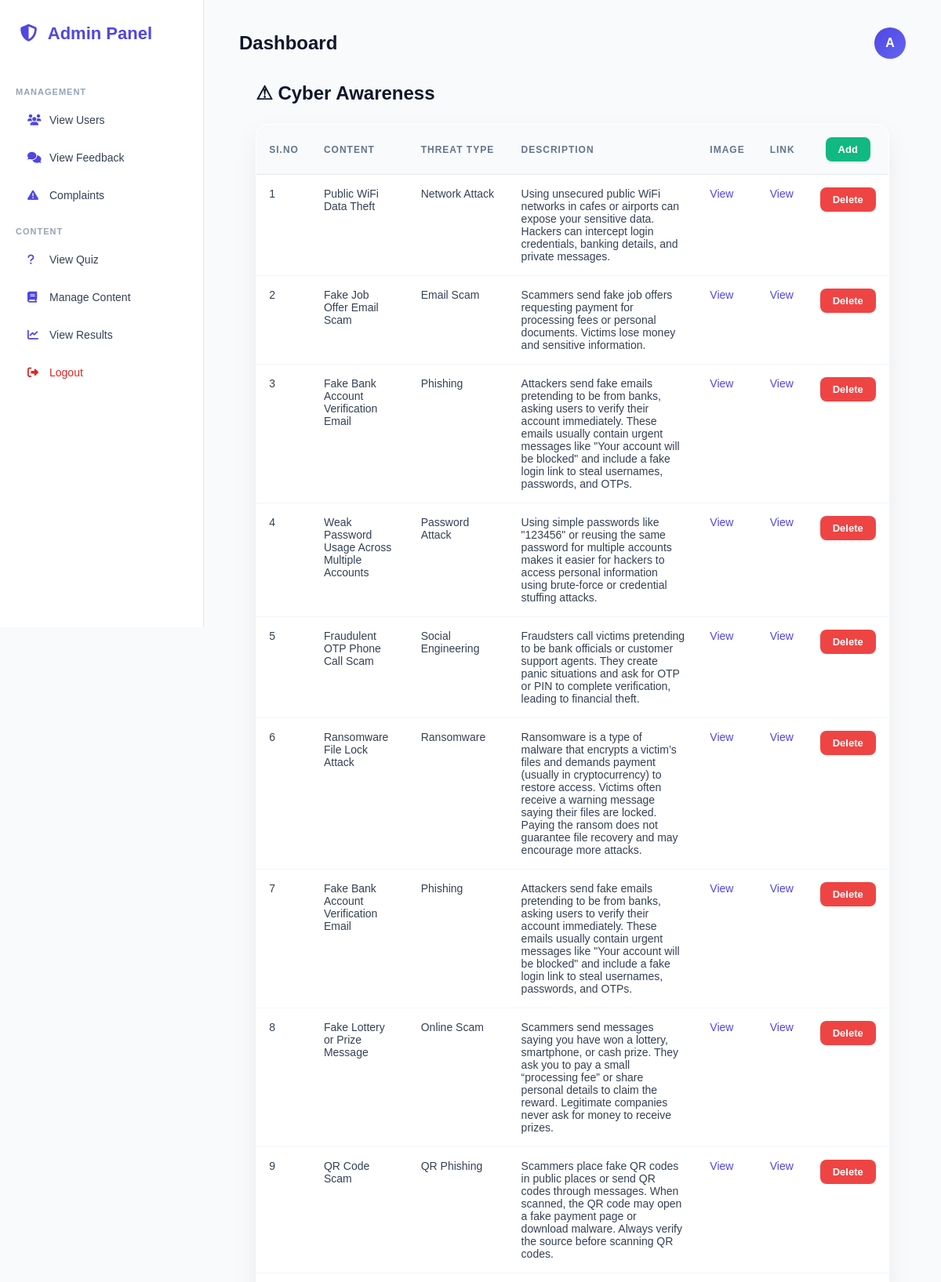
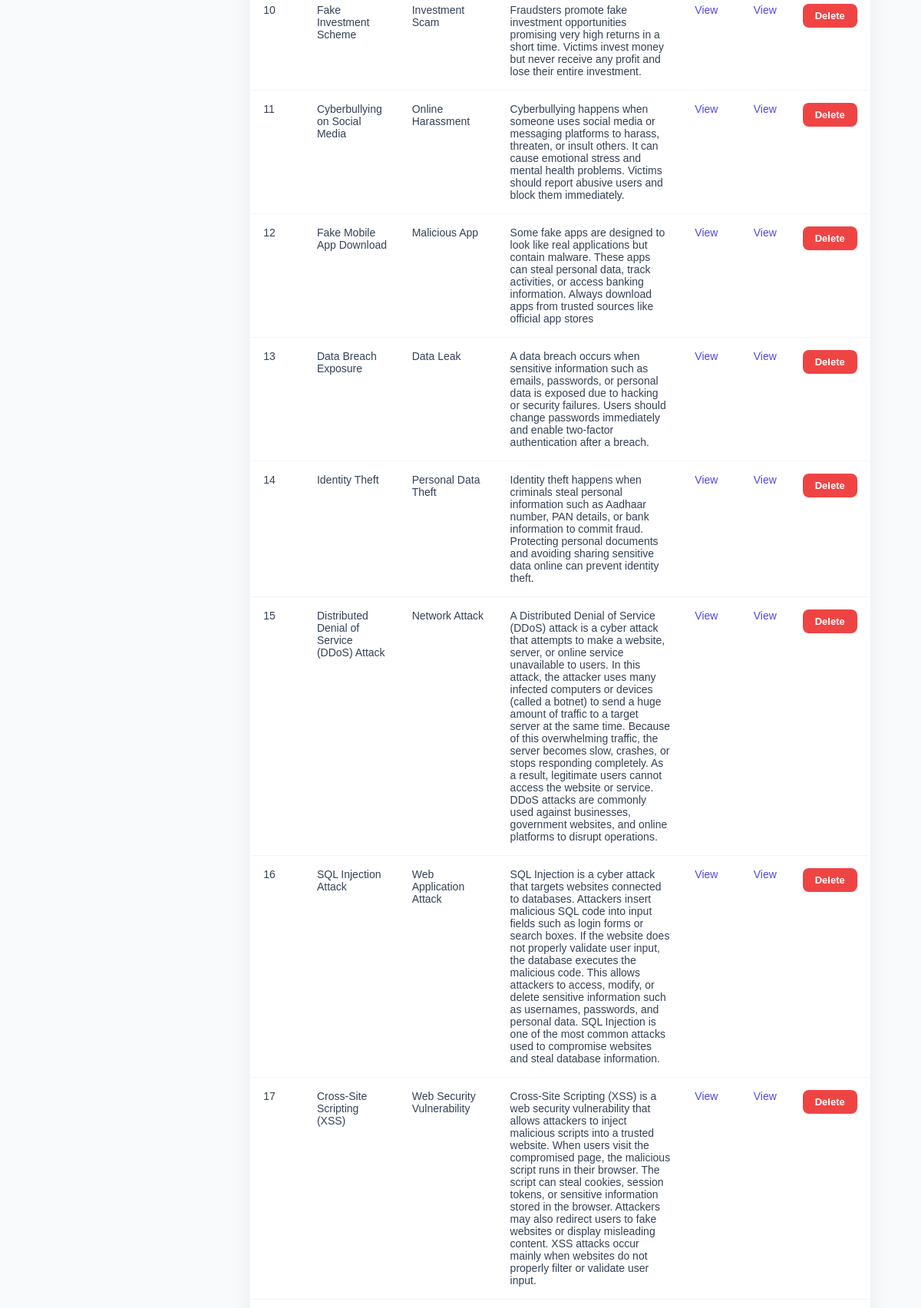
Page /add_manage_learn/ (upper part) on the committed database (2 pictures, top to bottom).
### CyberAwarnessGameApp/models.py (models this page shows)
class LearningTable(models.Model):
    image=models.FileField(upload_to='images/', null=True, blank=True)
    Content=models.CharField(max_length=200, blank=True, null=True)
    Description=models.CharField(max_length=1000, blank=True, null=True)
    ThreatType=models.CharField(max_length=200, blank=True, null=True)
    Link=models.CharField(max_length=200, blank=True, null=True)

### CyberAwarnessGameApp/views.py (the view)
# urls.py: path('add_manage_learn/', views.ViewContent.as_view(), name='add_manage_learn'),
class ViewContent(View):
    def get(self, request):
        Link=LearningTable.objects.all()
        return render(request,'add_manage_learn.html',{'w':Link})

### templates/add_manage_learn.html (shortened to what this page needs)
{% extends "admin_home.html" %}
{% block content %}
<h2>⚠ Cyber Awareness</h2>
<table>
    <tr>
        <th>SI.No</th>
        <th>Content</th>
        <th>Threat Type</th>
        <th>Description</th>
        <th>Image</th>
        <th>Link</th>
        <th>
            <a href="/Add_learn_modules">
                <button>Add</button>
            </a>
        </th>
    </tr>
    {% for i in w %}
    <tr>
        <td>{{ forloop.counter }}</td>
        <td>{{ i.Content }}</td>
        <td>{{ i.ThreatType }}</td>
        <td>{{ i.Description }}</td>
        <td>
            <a href="{{ i.image.url }}" target="_blank">View</a>
        </td>
        <td>
            <a href="{{ i.Link }}" target="_blank">View</a>
        </td>
        <td>
            <a href="/DeleteLink/{{ i.id }}">
                <button>Delete</button>
            </a>
        </td>
    </tr>
    {% endfor %}
</table>
{% endblock %}

### templates/admin_home.html (style rules this page uses)
* { margin: 0; padding: 0; box-sizing: border-box; font-family: 'Poppins', sans-serif; }
body { display: flex; background: #f8fafc; height: 100vh; color: #0f172a; }

### templates/add_manage_learn.html (style rules this page uses)
h2 { width: 95%; margin: 0 auto 25px auto; font-size: 24px; font-weight: 600; color: #0f172a; }
table { width: 95%; margin: auto; border-collapse: collapse; background: #ffffff; border-radius: 16px; overflow: hidden; border: 1px solid #e2e8f0; box-shadow: 0 12px 30px rgba(0, 0, 0, 0.06); }
th { background: #f8fafc; color: #64748b; padding: 16px; text-align: left; font-size: 12px; font-weight: 600; text-transform: uppercase; letter-spacing: 1px; border-bottom: 1px solid #e2e8f0; white-space: nowrap; }
th:last-child { text-align: center; }
td { padding: 16px; font-size: 14px; color: #334155; border-bottom: 1px solid #f1f5f9; vertical-align: top; }
td:last-child { text-align: center; }
tbody tr { transition: 0.2s ease; }
td a { color: #4f46e5; text-decoration: none; font-weight: 500; }
button { padding: 8px 16px; border-radius: 8px; border: none; cursor: pointer; font-size: 13px; font-weight: 600; transition: 0.2s ease; }
th button { background: #10b981; color: #ffffff; }
td button { background: #ef4444; color: #ffffff; }

### rows in the picture
LearningTable: Content "Public WiFi Data Theft", ThreatType "Network Attack", Description "Using unsecured public WiFi networks in cafes or airports can expose your sensitive data. Hackers can intercept login credentials, banking details, and private messages."
LearningTable: Content "Fake Job Offer Email Scam", ThreatType "Email Scam", Description "Scammers send fake job offers requesting payment for processing fees or personal documents. Victims lose money and sensitive information."
LearningTable: Content "Fake Bank Account Verification Email", ThreatType "Phishing", Description "Attackers send fake emails pretending to be from banks, asking users to verify their account immediately. These emails usually contain urgent messages like \"Your account will be blocked\" and include a fake login link to steal usernames, passwords, and OTPs."
LearningTable: Content "Weak Password Usage Across Multiple Accounts", ThreatType "Password Attack", Description "Using simple passwords like \"123456\" or reusing the same password for multiple accounts makes it easier for hackers to access personal information using brute-force or credential stuffing attacks."
LearningTable: Content "Fraudulent OTP Phone Call Scam", ThreatType "Social Engineering", Description "Fraudsters call victims pretending to be bank officials or customer support agents. They create panic situations and ask for OTP or PIN to complete verification, leading to financial theft."
LearningTable: Content "Ransomware File Lock Attack", ThreatType "Ransomware", Description "Ransomware is a type of malware that encrypts a victim’s files and demands payment (usually in cryptocurrency) to restore access. Victims often receive a warning message saying their files are locked. Paying the ransom does not guarantee file recovery and may encourage more attacks."
LearningTable: Content "Fake Bank Account Verification Email", ThreatType "Phishing", Description "Attackers send fake emails pretending to be from banks, asking users to verify their account immediately. These emails usually contain urgent messages like \"Your account will be blocked\" and include a fake login link to steal usernames, passwords, and OTPs."
LearningTable: Content "Fake Lottery or Prize Message", ThreatType "Online Scam", Description "Scammers send messages saying you have won a lottery, smartphone, or cash prize. They ask you to pay a small “processing fee” or share personal details to claim the reward. Legitimate companies never ask for money to receive prizes."
LearningTable: Content "QR Code Scam", ThreatType "QR Phishing", Description "Scammers place fake QR codes in public places or send QR codes through messages. When scanned, the QR code may open a fake payment page or download malware. Always verify the source before scanning QR codes."
LearningTable: Content "Fake Investment Scheme", ThreatType "Investment Scam", Description "Fraudsters promote fake investment opportunities promising very high returns in a short time. Victims invest money but never receive any profit and lose their entire investment."
LearningTable: Content "Cyberbullying on Social Media", ThreatType "Online Harassment", Description "Cyberbullying happens when someone uses social media or messaging platforms to harass, threaten, or insult others. It can cause emotional stress and mental health problems. Victims should report abusive users and block them immediately."
LearningTable: Content "Fake Mobile App Download", ThreatType "Malicious App", Description "Some fake apps are designed to look like real applications but contain malware. These apps can steal personal data, track activities, or access banking information. Always download apps from trusted sources like official app stores"
LearningTable: Content "Data Breach Exposure", ThreatType "Data Leak", Description "A data breach occurs when sensitive information such as emails, passwords, or personal data is exposed due to hacking or security failures. Users should change passwords immediately and enable two-factor authentication after a breach."
LearningTable: Content "Identity Theft", ThreatType "Personal Data Theft", Description "Identity theft happens when criminals steal personal information such as Aadhaar number, PAN details, or bank information to commit fraud. Protecting personal documents and avoiding sharing sensitive data online can prevent identity theft."
LearningTable: Content "Distributed Denial of Service (DDoS) Attack", ThreatType "Network Attack", Description "A Distributed Denial of Service (DDoS) attack is a cyber attack that attempts to make a website, server, or online service unavailable to users. In this attack, the attacker uses many infected computers or devices (called a botnet) to send a huge amount of traffic to a target server at the same time. Because of this overwhelming traffic, the server becomes slow, crashes, or stops responding completely. As a result, legitimate users cannot access the website or service. DDoS attacks are commonly used against businesses, government websites, and online platforms to disrupt operations."
LearningTable: Content "SQL Injection Attack", ThreatType "Web Application Attack", Description "SQL Injection is a cyber attack that targets websites connected to databases. Attackers insert malicious SQL code into input fields such as login forms or search boxes. If the website does not properly validate user input, the database executes the malicious code. This allows attackers to access, modify, or delete sensitive information such as usernames, passwords, and personal data. SQL Injection is one of the most common attacks used to compromise websites and steal database information."
LearningTable: Content "Cross-Site Scripting (XSS)", ThreatType "Web Security Vulnerability", Description "Cross-Site Scripting (XSS) is a web security vulnerability that allows attackers to inject malicious scripts into a trusted website. When users visit the compromised page, the malicious script runs in their browser. The script can steal cookies, session tokens, or sensitive information stored in the browser. Attackers may also redirect users to fake websites or display misleading content. XSS attacks occur mainly when websites do not properly filter or validate user input."
